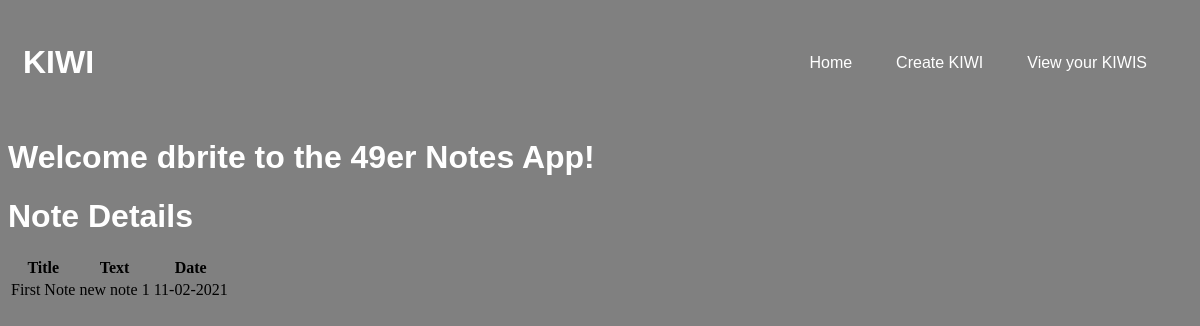
The page /notes/1 on the database as committed earlier.
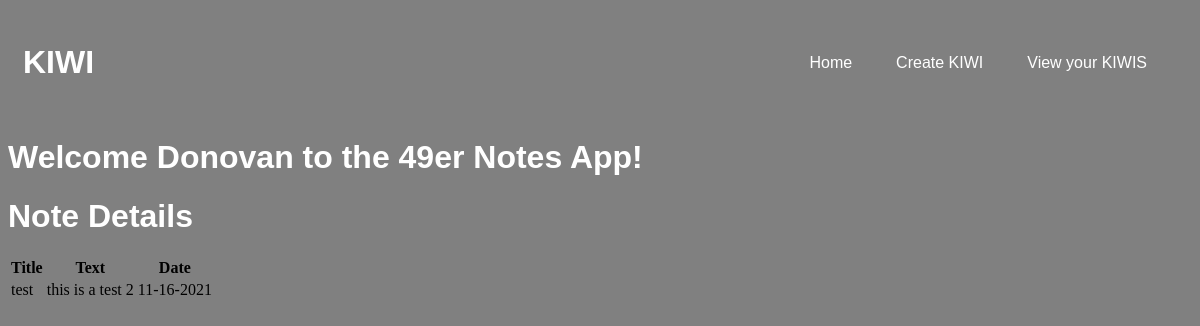
The same page on the database as committed later.
### models.py (models this page shows, shortened)
class User(db.Model):
    id = db.Column("id", db.Integer, primary_key=True)
    name = db.Column("name", db.String(100))
    email = db.Column("email", db.String(100))

class Note(db.Model):
    id = db.Column("id", db.Integer, primary_key=True)
    title = db.Column("title", db.String(200))
    text = db.Column("text", db.String(100))
    date = db.Column("date", db.String(50))

### flask05.py (the view)
@app.route('/notes/<note_id>')
def get_note(note_id):
    a_user = db.session.query(User).filter_by(email='dbrite@uncc.edu').one()
    my_note = db.session.query(Note).filter_by(id=note_id).one()
    return render_template('note.html', note=my_note, user=a_user)

### templates/note.html (shortened to what this page needs)
<!DOCTYPE html>
<html lang="en">
    <head>
        <link rel="stylesheet" href="{{ url_for('static', filename='home.css') }}">
    </head>
    <body>
        <div class = "homeNav">
                  <h1>KIWI</h1>
        <nav>
            <ul>
                    <li><a href="{{ url_for('index') }}"> Home</a></li>
                    <li><a href="{{ url_for('new_note') }}"> Create KIWI</a></li>
                    <li><a href="/notes"> View your KIWIS </a></li>
            </ul>
        </nav>
          </div>
        <h1>Welcome {{user.name}} to the 49er Notes App!</h1>
        <h1>Note Details</h1>
        <table>
            <tr>
                <th>Title</th>
                <th>Text</th>
                <th>Date</th>
            </tr>
            <tr>
                <td>{{ note.title }}</td>
                <td>{{ note.text }}</td>
                <td>{{ note.date }}</td>
            </tr>
        </table>
    </body>
</html>

### static/home.css (style rules this page uses)
nav ul li { display: inline-block; margin-right: 20px; }
ul li { list-style: none; display: inline-block; padding: 10px; }
nav { text-align: right; }
nav ul { list-style-type: none; }
.homeNav { display: flex; padding: 15px; align-items: center; }
nav { flex: 1; text-align: right; }
a { text-decoration: none; color: white; font-family: 'Work Sans', sans-serif; }
h1 { font-family: 'Work Sans', sans-serif; color: white; }
body { background-color: grey; }

Rows that differ between the two databases and show on the page:
changed User: name "dbrite" → "Donovan"
changed Note: title "First Note" → "test"; text "new note 1" → "this is a test 2"; date "11-02-2021" → "11-16-2021"
